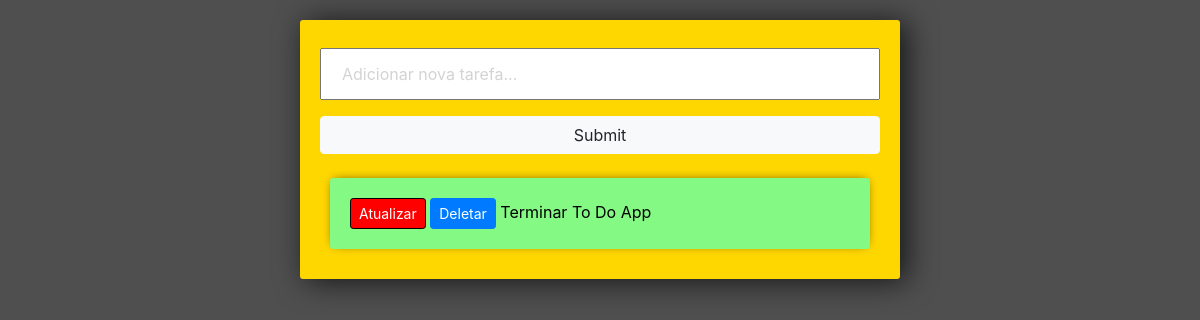
Before: / with the older database file.
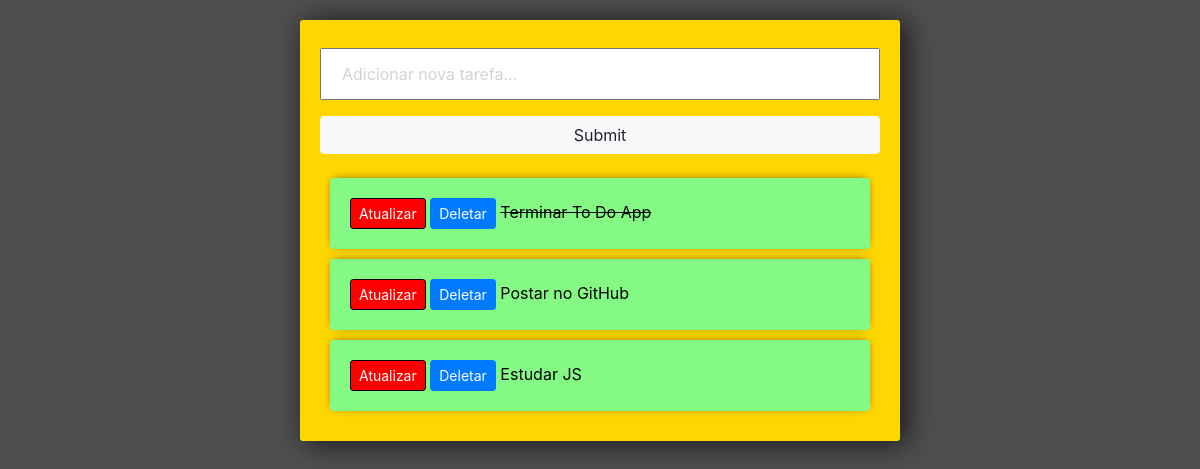
After: the same page with the newer database file.
### todo/models.py (models this page shows)
class Tarefa(models.Model):
    titulo = models.CharField('Título', max_length=100)
    completo = models.BooleanField('Completo?', default=False)
    data_criado = models.DateTimeField('Data de criação', auto_now_add=True)
    def __str__(self):
        return self.titulo

### todo/views.py (the view)
# urls.py: path('', index, name='index'),
def index(request):
    tarefas = Tarefa.objects.all()
    form = TarefaForm()
    if request.method == 'POST':
        form = TarefaForm(request.POST)
        if form.is_valid():
            form.save()
        return redirect('/')
    context = {
        'tarefas': tarefas,
        'form': form,
    }
    return render(request, 'index.html', context)

### todo/forms.py
class TarefaForm(forms.ModelForm):
    class Meta:
        model = Tarefa
        fields = '__all__'
    titulo = forms.CharField(widget=forms.TextInput(attrs={'placeholder':'Adicionar nova tarefa...'}))

### todo/templates/index.html (shortened to what this page needs)
<link rel="stylesheet"
href="https://stackpath.bootstrapcdn.com/bootstrap/4.3.1/css/bootstrap.min.css"
integrity="sha384-ggOyR0iXCbMQv3Xipma34MD+dH/1fQ784/j6cY/iJTQUOhcWr7x9JvoRxT2MZw1T"
crossorigin="anonymous">
<div class="center-column">
    <form method="POST" action="/">
        {{form.titulo}}
        <input class="btn btn-light" type="submit" name="Criar Tarefa">
    </form>
    {% for tarefa in tarefas %}
    <div class="item-row">
        <a class="btn btn-sm btn-danger" href="{% url 'atualizar_tarefa' tarefa.id %}">Atualizar</a>
        <a class="btn btn-sm btn-primary" href="{% url 'deletar_tarefa' tarefa.id %}">Deletar</a>
        {% if tarefa.completo == True %}
            <strike>{{ tarefa }}</strike>
        {% else %}
            <span>{{ tarefa }}<span>
        {% endif %}
    </div>
        {% endfor %}
</div>

### todo/templates/index.html (style rules this page uses)
input { width: 100%; padding: 12px 20px; margin: 8px 0; box-sizing: border-box; }
input::placeholder { color: #d3d3d3; }
.center-column { width:600px; margin: 20px auto; padding:20px; background-color: #FFD700; border-radius: 3px; box-shadow: 6px 2px 30px 0px rgba(0,0,0,0.75); }
.item-row { background-color: #84fa84; margin: 10px; padding: 20px; border-radius: 3px; color: #000; font-size: 16px; box-shadow: 0px -1px 10px -4px rgba(0,0,0,0.75); }
.btn-danger { background-color: #ff0000; border-color: #000; }

Changed rows visible on the page:
changed Tarefa "Terminar To Do App": completo False → True (drawn)
added Tarefa: titulo "Postar no GitHub"
added Tarefa: titulo "Estudar JS"
